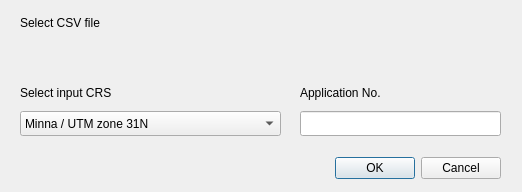
<?xml version="1.0" encoding="UTF-8"?>
<ui version="4.0">
 <class>GeomFromTextDialogBase</class>
 <widget class="QDialog" name="GeomFromTextDialogBase">
  <property name="geometry">
   <rect>
    <x>0</x>
    <y>0</y>
    <width>522</width>
    <height>192</height>
   </rect>
  </property>
  <property name="minimumSize">
   <size>
    <width>522</width>
    <height>192</height>
   </size>
  </property>
  <property name="maximumSize">
   <size>
    <width>522</width>
    <height>192</height>
   </size>
  </property>
  <property name="windowTitle">
   <string>Geom from Text</string>
  </property>
  <property name="modal">
   <bool>true</bool>
  </property>
  <widget class="QDialogButtonBox" name="button_box">
   <property name="geometry">
    <rect>
     <x>330</x>
     <y>152</y>
     <width>171</width>
     <height>32</height>
    </rect>
   </property>
   <property name="orientation">
    <enum>Qt::Horizontal</enum>
   </property>
   <property name="standardButtons">
    <set>QDialogButtonBox::Cancel|QDialogButtonBox::Ok</set>
   </property>
  </widget>
  <widget class="QgsFileWidget" name="qfw">
   <property name="geometry">
    <rect>
     <x>20</x>
     <y>40</y>
     <width>481</width>
     <height>27</height>
    </rect>
   </property>
   <property name="locale">
    <locale language="English" country="Nigeria"/>
   </property>
   <property name="dialogTitle">
    <string>Open file</string>
   </property>
   <property name="filter">
    <string>CSV files (*.csv)</string>
   </property>
  </widget>
  <widget class="QLabel" name="qfw_label">
   <property name="geometry">
    <rect>
     <x>20</x>
     <y>12</y>
     <width>81</width>
     <height>21</height>
    </rect>
   </property>
   <property name="locale">
    <locale language="English" country="Nigeria"/>
   </property>
   <property name="text">
    <string>Select CSV file</string>
   </property>
  </widget>
  <widget class="QComboBox" name="cmb">
   <property name="geometry">
    <rect>
     <x>20</x>
     <y>111</y>
     <width>261</width>
     <height>25</height>
    </rect>
   </property>
   <property name="locale">
    <locale language="English" country="Nigeria"/>
   </property>
   <property name="editable">
    <bool>false</bool>
   </property>
   <property name="sizeAdjustPolicy">
    <enum>QComboBox::AdjustToContentsOnFirstShow</enum>
   </property>
   <item>
    <property name="text">
     <string>Minna / UTM zone 31N</string>
    </property>
   </item>
   <item>
    <property name="text">
     <string>Minna / Nigeria West Belt (NNO)</string>
    </property>
   </item>
   <item>
    <property name="text">
     <string>WGS 84 / UTM zone 31N</string>
    </property>
   </item>
  </widget>
  <widget class="QLabel" name="cmb_label">
   <property name="geometry">
    <rect>
     <x>20</x>
     <y>77</y>
     <width>131</width>
     <height>31</height>
    </rect>
   </property>
   <property name="locale">
    <locale language="English" country="Nigeria"/>
   </property>
   <property name="text">
    <string>Select input CRS</string>
   </property>
  </widget>
  <widget class="QLineEdit" name="ldt">
   <property name="geometry">
    <rect>
     <x>300</x>
     <y>111</y>
     <width>201</width>
     <height>25</height>
    </rect>
   </property>
   <property name="locale">
    <locale language="English" country="Nigeria"/>
   </property>
   <property name="text">
    <string/>
   </property>
   <property name="placeholderText">
    <string/>
   </property>
  </widget>
  <widget class="QLabel" name="ldt_label">
   <property name="geometry">
    <rect>
     <x>300</x>
     <y>77</y>
     <width>111</width>
     <height>31</height>
    </rect>
   </property>
   <property name="locale">
    <locale language="English" country="Nigeria"/>
   </property>
   <property name="text">
    <string>Application No.</string>
   </property>
  </widget>
 </widget>
 <customwidgets>
  <customwidget>
   <class>QgsFileWidget</class>
   <extends>QWidget</extends>
   <header>qgsfilewidget.h</header>
  </customwidget>
 </customwidgets>
 <resources/>
 <connections>
  <connection>
   <sender>button_box</sender>
   <signal>accepted()</signal>
   <receiver>GeomFromTextDialogBase</receiver>
   <slot>accept()</slot>
   <hints>
    <hint type="sourcelabel">
     <x>20</x>
     <y>20</y>
    </hint>
    <hint type="destinationlabel">
     <x>20</x>
     <y>20</y>
    </hint>
   </hints>
  </connection>
  <connection>
   <sender>button_box</sender>
   <signal>rejected()</signal>
   <receiver>GeomFromTextDialogBase</receiver>
   <slot>reject()</slot>
   <hints>
    <hint type="sourcelabel">
     <x>20</x>
     <y>20</y>
    </hint>
    <hint type="destinationlabel">
     <x>20</x>
     <y>20</y>
    </hint>
   </hints>
  </connection>
 </connections>
</ui>
